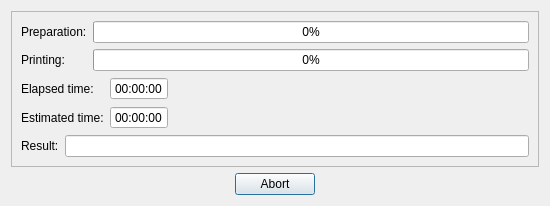
<ui version="4.0" >
 <class>QDialogProgress</class>
 <widget class="QDialog" name="QDialogProgress" >
  <property name="geometry" >
   <rect>
    <x>0</x>
    <y>0</y>
    <width>550</width>
    <height>204</height>
   </rect>
  </property>
  <property name="windowTitle" >
   <string>Print progress</string>
  </property>
  <layout class="QVBoxLayout" name="verticalLayout_2" >
   <item>
    <widget class="QFrame" name="frame" >
     <property name="frameShape" >
      <enum>QFrame::StyledPanel</enum>
     </property>
     <property name="frameShadow" >
      <enum>QFrame::Raised</enum>
     </property>
     <layout class="QVBoxLayout" name="verticalLayout" >
      <item>
       <layout class="QFormLayout" name="formLayout" >
        <item row="0" column="0" >
         <widget class="QLabel" name="label" >
          <property name="text" >
           <string>Preparation:</string>
          </property>
         </widget>
        </item>
        <item row="0" column="1" >
         <widget class="QProgressBar" name="progressPreparation" >
          <property name="value" >
           <number>0</number>
          </property>
         </widget>
        </item>
        <item row="1" column="0" >
         <widget class="QLabel" name="label_2" >
          <property name="text" >
           <string>Printing:</string>
          </property>
         </widget>
        </item>
        <item row="1" column="1" >
         <widget class="QProgressBar" name="progressPrinting" >
          <property name="value" >
           <number>0</number>
          </property>
         </widget>
        </item>
       </layout>
      </item>
      <item>
       <layout class="QHBoxLayout" name="horizontalLayout" >
        <item>
         <layout class="QFormLayout" name="formLayout_2" >
          <item row="0" column="0" >
           <widget class="QLabel" name="label_3" >
            <property name="text" >
             <string>Elapsed time:</string>
            </property>
           </widget>
          </item>
          <item row="0" column="1" >
           <widget class="QTimeEdit" name="timeElapsed" >
            <property name="alignment" >
             <set>Qt::AlignCenter</set>
            </property>
            <property name="readOnly" >
             <bool>true</bool>
            </property>
            <property name="buttonSymbols" >
             <enum>QAbstractSpinBox::NoButtons</enum>
            </property>
            <property name="keyboardTracking" >
             <bool>false</bool>
            </property>
            <property name="currentSection" >
             <enum>QDateTimeEdit::HourSection</enum>
            </property>
            <property name="displayFormat" >
             <string>hh:mm:ss</string>
            </property>
            <property name="currentSectionIndex" >
             <number>0</number>
            </property>
           </widget>
          </item>
          <item row="1" column="0" >
           <widget class="QLabel" name="label_4" >
            <property name="text" >
             <string>Estimated time:</string>
            </property>
           </widget>
          </item>
          <item row="1" column="1" >
           <widget class="QTimeEdit" name="timeEstimated" >
            <property name="alignment" >
             <set>Qt::AlignCenter</set>
            </property>
            <property name="readOnly" >
             <bool>true</bool>
            </property>
            <property name="buttonSymbols" >
             <enum>QAbstractSpinBox::NoButtons</enum>
            </property>
            <property name="keyboardTracking" >
             <bool>false</bool>
            </property>
            <property name="currentSection" >
             <enum>QDateTimeEdit::HourSection</enum>
            </property>
            <property name="displayFormat" >
             <string>hh:mm:ss</string>
            </property>
           </widget>
          </item>
         </layout>
        </item>
        <item>
         <spacer name="horizontalSpacer" >
          <property name="orientation" >
           <enum>Qt::Horizontal</enum>
          </property>
          <property name="sizeHint" stdset="0" >
           <size>
            <width>40</width>
            <height>20</height>
           </size>
          </property>
         </spacer>
        </item>
       </layout>
      </item>
      <item>
       <layout class="QFormLayout" name="formLayout_3" >
        <item row="0" column="0" >
         <widget class="QLabel" name="label_5" >
          <property name="text" >
           <string>Result:</string>
          </property>
         </widget>
        </item>
        <item row="0" column="1" >
         <widget class="QLineEdit" name="lineResult" >
          <property name="alignment" >
           <set>Qt::AlignCenter</set>
          </property>
          <property name="readOnly" >
           <bool>true</bool>
          </property>
         </widget>
        </item>
       </layout>
      </item>
     </layout>
    </widget>
   </item>
   <item>
    <widget class="QDialogButtonBox" name="buttonBox" >
     <property name="orientation" >
      <enum>Qt::Horizontal</enum>
     </property>
     <property name="standardButtons" >
      <set>QDialogButtonBox::Abort</set>
     </property>
     <property name="centerButtons" >
      <bool>true</bool>
     </property>
    </widget>
   </item>
  </layout>
 </widget>
 <tabstops>
  <tabstop>buttonBox</tabstop>
  <tabstop>lineResult</tabstop>
  <tabstop>timeEstimated</tabstop>
  <tabstop>timeElapsed</tabstop>
 </tabstops>
 <resources/>
 <connections/>
</ui>
